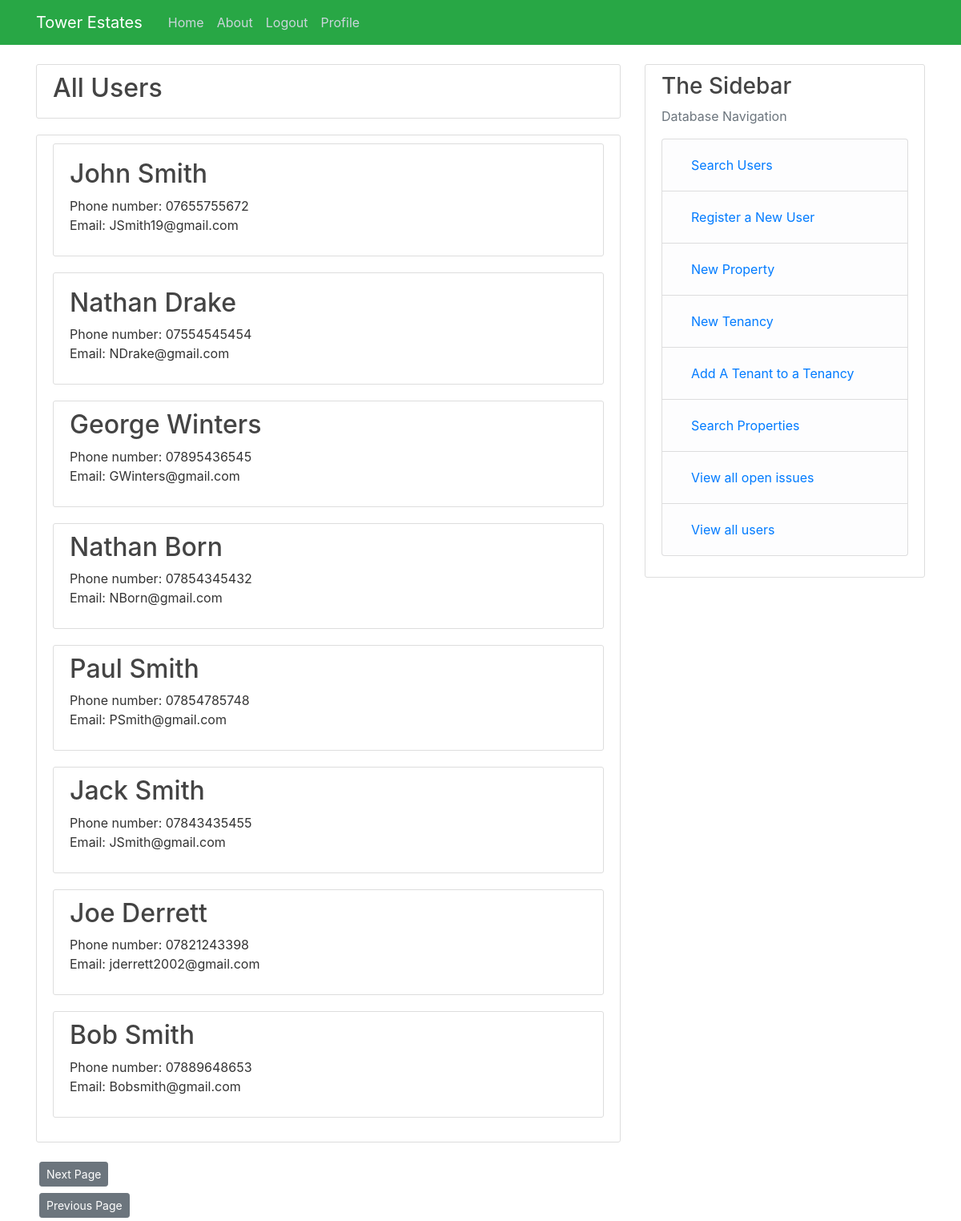
/all_users (signed in), run on the app's committed database.
### Tower/models.py (models this page shows, shortened)
class User(db.Model, UserMixin):
    user_id = db.Column(db.Integer, primary_key=True)
    name = db.Column(db.String(55), nullable=False)
    phone_number= db.Column(db.String(15), nullable=False)
    role= db.Column(db.String(12), nullable=False)
    email = db.Column(db.String(120), unique=True, nullable=False)
    business= db.Column(db.String(150), nullable=True)
    password = db.Column(db.String(64), nullable=False)
    properties = db.relationship("Properties",cascade="all, delete-orphan" ,backref="User", lazy=True)
    occupants = db.relationship("Tenancies", backref="User", secondary=occupants, lazy=True)
    contractor = db.relationship("Quotes", cascade="all, delete-orphan",backref="User", lazy=True)

### Tower/routes.py (the view)
@app.route("/all_users") # Output all users
@login_required
def all_users():
    if current_user.role != ("Admin"):  # Ensures only admins can use this route
        abort(403)  # Redirects to a 403 error
    page = request.args.get("page", 1, type=int)
    users = db.session.query(User).order_by(User.role.desc())  # Gets all users from the database
    all = users.paginate(page, per_page=8)  # Paginates the query, allowing it to be shown over multiple pages
    next_url = url_for("all_users", page=all.next_num) \
        if all.has_next else None  # The url for the next page of users
    prev_url = url_for("all_users", page=all.prev_num) \
        if all.has_prev else None  # The url for the previous page of users
    return render_template("all_users.html", all=all, next_url=next_url, prev_url = prev_url)

### Tower/models.py (called while the page is built)
@login_manager.user_loader
def load_user(user_id):
    return User.query.get(int(user_id))

### Tower/templates/all_users.html (shortened to what this page needs)
{% extends "layout.html" %}
{% block content %}
<div class="content-section">
    <h2>All Users</h2>
</div>
<div class="content-section">
    {% for user in all.items %}
    <div class="content-section">
        {%if user.role == ('Tenant')%}
        <h2><a class="article-title"href=" {{ url_for('Tenant', user_id= user.user_id) }}">{{user.name}}</a></h2>
        <p>Phone number: {{user.phone_number}} <br> Email: {{user.email}}</p>
        {%elif user.role == ('Landlord')%}
        <h2><a class="article-title"href=" {{ url_for('Landlord', user_id= user.user_id) }}">{{user.name}}</a></h2>
        <p>Phone number: {{user.phone_number}} <br> Email: {{user.email}}</p>
        {%elif user.role == ('Contractor')%}
        <h2><a class="article-title"href=" {{ url_for('Contractor', user_id= user.user_id)}}">{{user.name}}</a></h2>
        <p>Phone number: {{user.phone_number}} <br> Email: {{user.email}}</p>
        {%else%}
        <h2><a class="article-title"href=" {{ url_for('Admin', user_id= user.user_id) }}">{{user.name}}</a></h2>
        <p>Phone number: {{user.phone_number}} <br> Email: {{user.email}}</p>
        {% endif %}
    </div>
    {%endfor%}
</div>
<div>
    <a class="btn btn-secondary btn-sm m-1" href=" {{next_url}}">Next Page</a>
</div>
<div>
    <a class="btn btn-secondary btn-sm m-1" href=" {{prev_url}}">Previous Page</a>
</div>
{% endblock content %}

### Tower/Static/main.css (style rules this page uses)
body { background: #ffffff; color: #333333; margin-top: 5rem; }
h1, h2, h3, h4, h5, h6 { color: #444444; }
.content-section { background: #ffffff; padding: 10px 20px; border: 1px solid #dddddd; border-radius: 3px; margin-bottom: 20px; }
.article-title { color: #444444; }

### data on the page
User: name "John Smith", phone_number "07655755672", email "JSmith19@gmail.com"
User: name "Nathan Drake", phone_number "07554545454", email "NDrake@gmail.com"
User: name "George Winters", phone_number "07895436545", email "GWinters@gmail.com"
User: name "Nathan Born", phone_number "07854345432", email "NBorn@gmail.com"
User: name "Paul Smith", phone_number "07854785748", email "PSmith@gmail.com"
User: name "Jack Smith", phone_number "07843435455", email "JSmith@gmail.com"
User: name "Joe Derrett", phone_number "07821243398", email "jderrett2002@gmail.com"
User: name "Bob Smith", phone_number "07889648653", email "Bobsmith@gmail.com"
